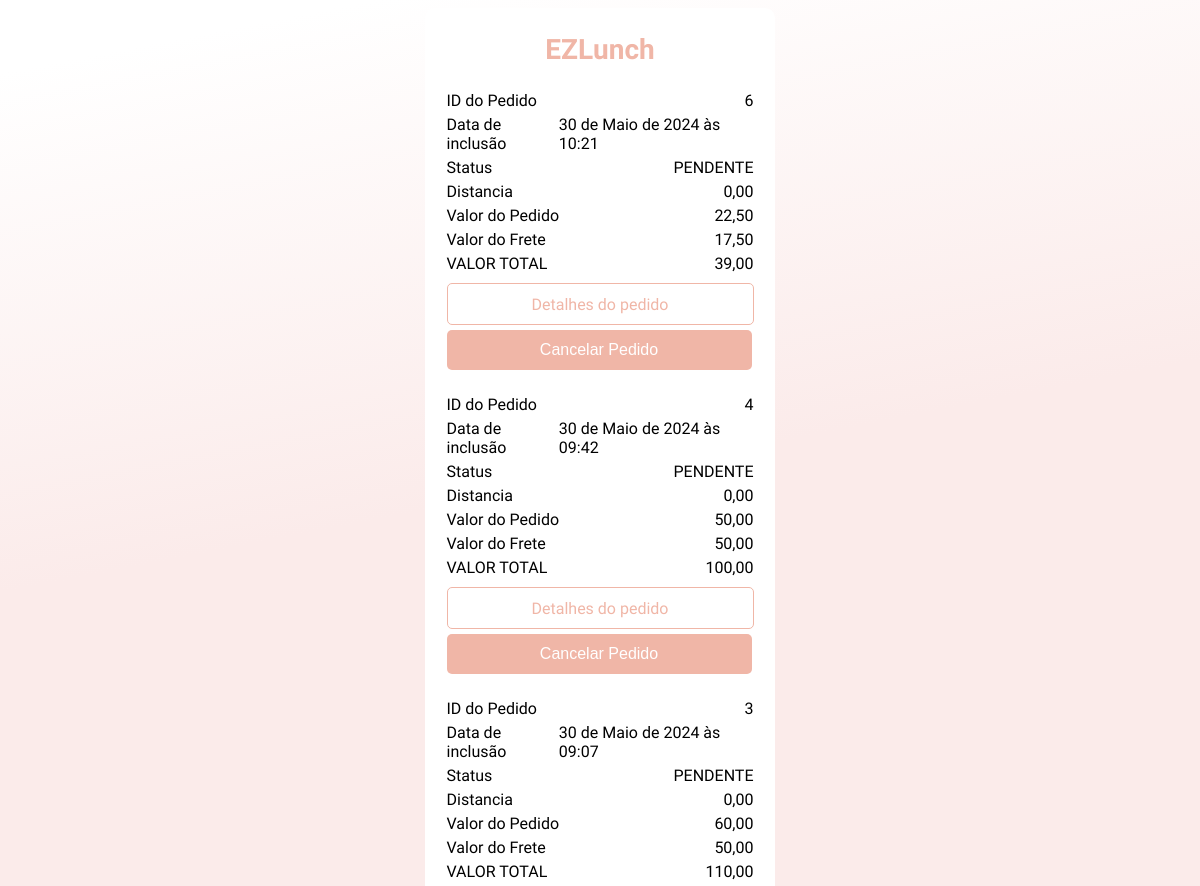
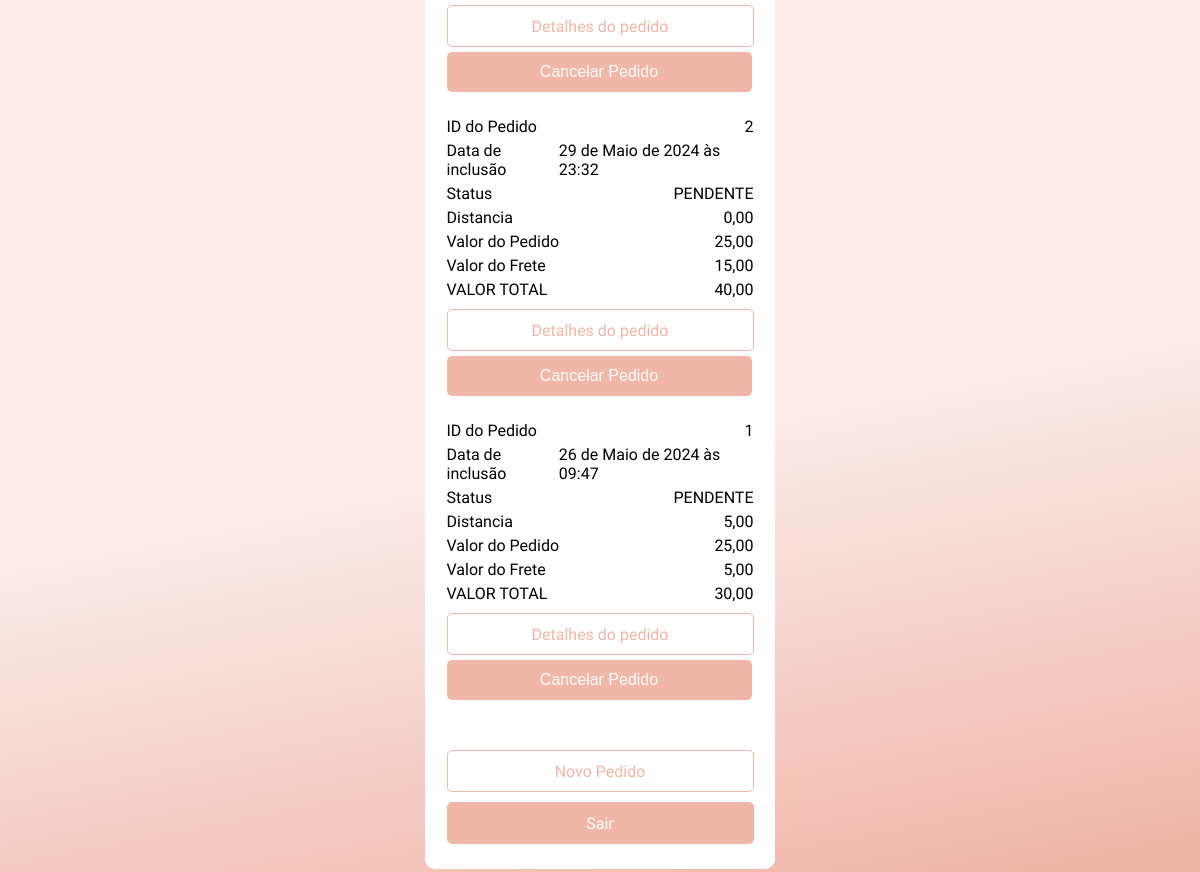
The app's page / (signed in), older data (2 pictures, top to bottom).
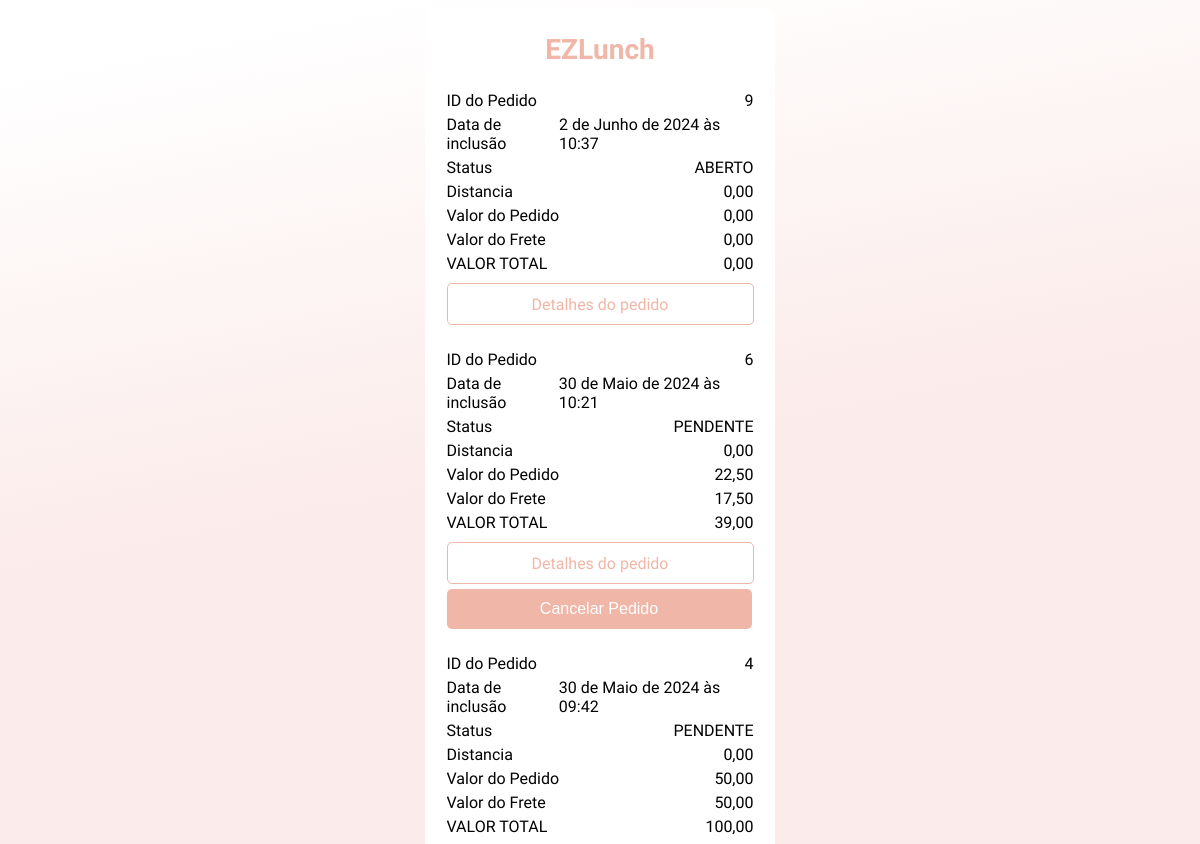
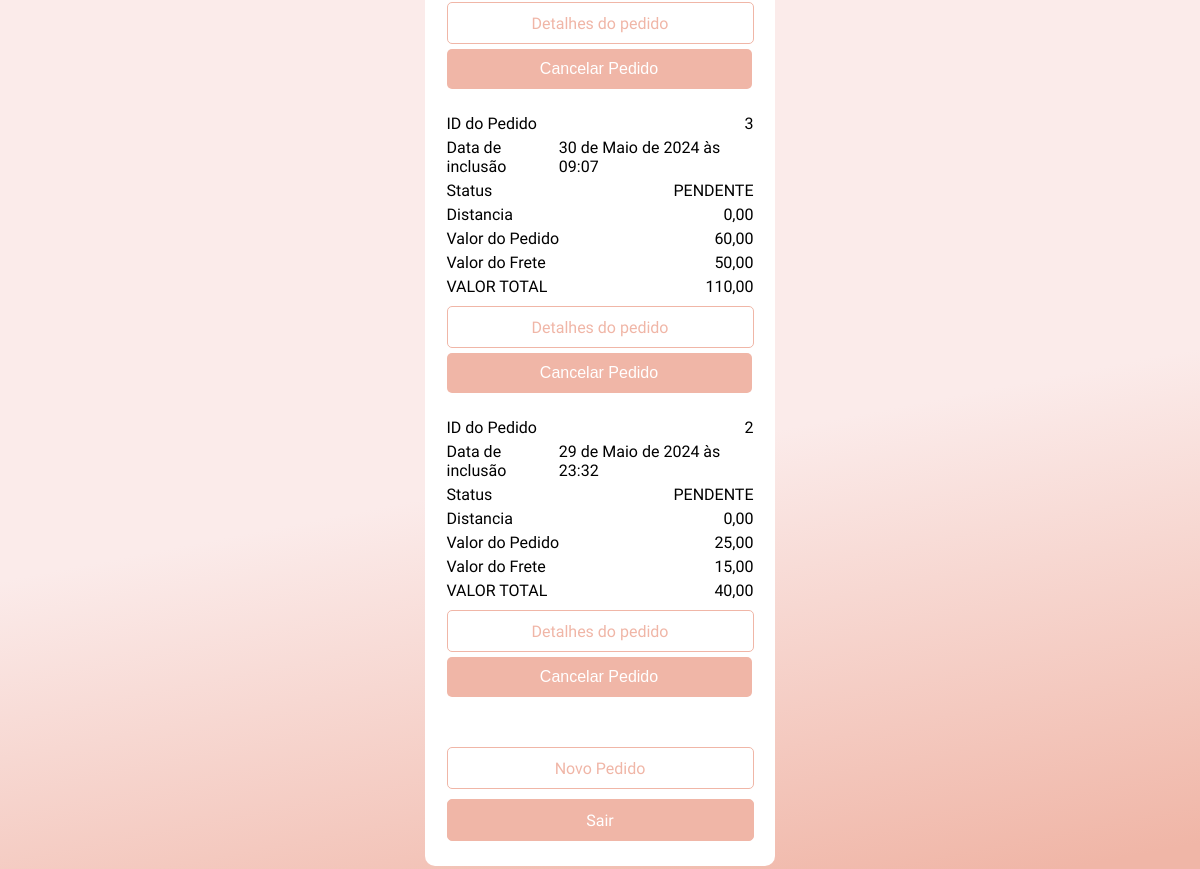
The same page, newer data (2 pictures, top to bottom).
### pedidos/models.py (models this page shows, shortened)
class Pedido(DirtyFieldsMixin, models.Model):
    STATUS = [
        ('A', 'ABERTO'),
        ('P', 'PENDENTE'),
        ('E', 'ENTREGUE'),
        ('C', 'CANCELADO')
    ]
    cliente = models.ForeignKey(User, on_delete=models.CASCADE)
    distancia = models.DecimalField(max_digits=10, decimal_places=2)
    vl_frete = models.DecimalField(max_digits=10, decimal_places=2)
    vl_pedido = models.DecimalField(max_digits=10, decimal_places=2)
    status = models.CharField(max_length=1, choices=STATUS, default='A')
    data_inclusao = models.DateTimeField("Data Inclusão", default=timezone.now)
    data_cancelado = models.DateTimeField("Data Cancelamento", blank=True, null=True)

### pedidos/views.py (the view)
# urls.py: path("", views.IndexView.as_view(), name="index"),
class IndexView(LoginRequiredMixin, generic.ListView):
    template_name = "pedidos/index.html"
    context_object_name = "latest_pedido_list"
    paginate_by = 5
    def get_queryset(self):
        return Pedido.objects.filter(~Q(status='C'), cliente_id=self.request.user.id)\
                             .select_related('cliente')\
                             .prefetch_related('item_set__marmita')\
                             .order_by("-data_inclusao")

### pedidos/templates/pedidos/index.html (shortened to what the changed rows need)
<!DOCTYPE html>
<html lang="pt-BR">
<head>
    <body style="background: linear-gradient( 169deg, #fff 3.66%, #fbebea 29.71%,#fbebea 73.03%, #f0b6a7 98.43% ); min-height: 97dvh; justify-content: center; display: flex; align-items: center; font-family: Montserrat, sans-serif;">
        <section style="background-color: #fff; max-width: 300px; border-radius: 10px; display: flex; flex-direction: column; gap: 25px; padding: 25px; margin: 0 auto; justify-content: center; align-items: center; color: #000;">
            <h1 style="color: #f0b6a7; margin: 0; font-size: 28px; font-family: Carter One, system-ui;">EZLunch</h1>
            {% if latest_pedido_list %}
            <div style="display: flex; flex-direction: column; gap: 25px;">
                {% for pedido in latest_pedido_list %}
                    <ul style="display: flex; flex-direction: column; gap: 5px; list-style-type: none; margin: 0; padding: 0;">
                        <li style="display: flex; justify-content: space-between;">
                            <span>ID do Pedido</span>
                            <span style="text-align: left;">{{pedido.id}}</span>
                        </li>
                        <li style="display: flex; justify-content: space-between;">
                            <span>Data de inclusão</span>
                            <span style="text-align: left;">{{pedido.data_inclusao}}</span>
                        </li>
                        <li style="display: flex; justify-content: space-between;">
                            <span>Status</span>
                            <span style="text-align: left;">{{pedido.get_status_display}}</span>
                        </li>
                        <li style="display: flex; justify-content: space-between;">
                            <span>Distancia</span>
                            <span style="text-align: left;">{{pedido.distancia}}</span>
                        </li>
                        <li style="display: flex; justify-content: space-between;">
                            <span>Valor do Pedido</span>
                            <span style="text-align: left;">{{pedido.vl_pedido}}</span>
                        </li>
                        <li style="display: flex; justify-content: space-between;">
                            <span>Valor do Frete</span>
                            <span style="text-align: left;">{{pedido.vl_frete}}</span>
                        </li>
                        <li style="display: flex; justify-content: space-between;">
                            <span>VALOR TOTAL</span>
                            <span style="text-align: left;">
                                {% with total=pedido.vl_pedido|add:pedido.vl_frete %}
                                    {{ total|floatformat:2 }}
                                {% endwith %}
                            </span>
                        </li>
                        <li>
                            {% if pedido.status == 'A'%}
                                <a style="align-items: center; background-color: #fff; border: 1px solid #f0b6a7; border-radius: 5px; color: #f0b6a7; cursor: pointer; display: flex; font-size: 16px; justify-content: center; text-decoration: none; height: 40px; width: 305px; margin-top: 5px;"
                                href="{% url 'pedidos:visualizar-carrinho' %}">Detalhes do pedido</a>
                            {% else %}
                                <a style="align-items: center; background-color: #fff; border: 1px solid #f0b6a7; border-radius: 5px; color: #f0b6a7; cursor: pointer; display: flex; font-size: 16px; justify-content: center; text-decoration: none; height: 40px; width: 305px; margin-top: 5px;"
                                href="{% url 'pedidos:detail' pedido.id %}">Detalhes do pedido</a>
                            {% endif %}
                        </li>
                        {% if pedido.status == 'P' %}
                        <li>
                            <form meliod="post" action="{% url 'pedidos:cancelar-pedido' pedido.id %}" style="display:inline;">
                                <button style="background-color: #f0b6a7; color: #fff; font-size: 16px; border: none; border-radius: 5px; cursor: pointer; height: 40px; width: 305px;"style="background-color: #f0b6a7; color: #fff; font-size: 16px; border: none; border-radius: 5px; cursor: pointer; height: 40px; width: 305px;" type="submit" onclick="return confirm('Tem certeza de que deseja cancelar este pedido?');">Cancelar Pedido</button>
                            </form>
                        </li>
                        {% endif %}
                    </ul>
                {% endfor %}
            </div>
            {% else %}
                <p>Nenhum pedido cadastrado</p>
            {% endif %}
        </section>
    </body>
</html>

Row changes from the older to the newer data that the page shows:
no longer on this page (row unchanged): Pedido: id "1", data_inclusao "26 de Maio de 2024 às 09:47", status "PENDENTE", distancia "5,00", vl_pedido "25,00", vl_frete "5,00", value "30,00", shows "Detalhes do pedido", shows "Cancelar Pedido"
added Pedido: id "9", data_inclusao "2 de Junho de 2024 às 10:37", status "ABERTO", distancia "0,00", vl_pedido "0,00", vl_frete "0,00", value "0,00", shows "Detalhes do pedido"
